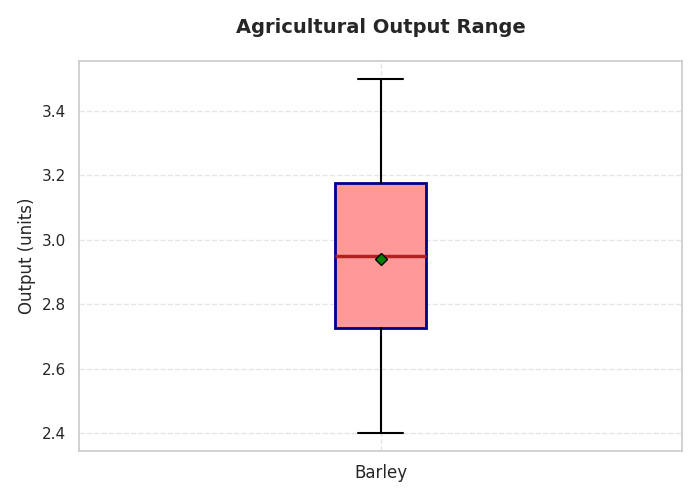

Write the Python code that produced this figure.
import matplotlib.pyplot as plt
import numpy as np

# Data setup for a single group (Wheat yield)
wheat_yield = [2.5, 3.0, 3.2, 2.8, 2.9, 3.5, 3.1, 2.7, 3.3, 2.4]
data = [wheat_yield]

fig, ax = plt.subplots(figsize=(7, 5))
boxprops = dict(linestyle='-', linewidth=2, color='darkblue')
medianprops = dict(linestyle='-', linewidth=2.5, color='firebrick')
meanprops = dict(marker='D', markeredgecolor='black', markerfacecolor='green')

boxplot = ax.boxplot(
    data, 
    vert=True, 
    patch_artist=True, 
    showmeans=True,
    boxprops=boxprops, 
    medianprops=medianprops, 
    meanprops=meanprops,
    whiskerprops=dict(linewidth=1.5), 
    capprops=dict(linewidth=1.5)
)

for box in boxplot['boxes']:
    box.set_facecolor('#FF9999')

# Randomly changed text labels
ax.set_xticklabels(['Barley'], fontsize=12)
ax.set_title('Agricultural Output Range', fontsize=14, weight='bold', pad=20)
ax.set_ylabel('Output (units)', fontsize=12)

ax.grid(True, linestyle='--', alpha=0.5)

plt.tight_layout()
plt.show()
